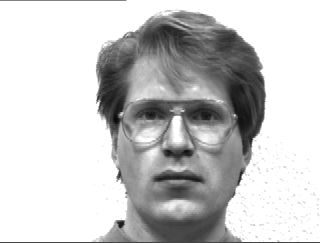
#> input picture Machine-Learning/face-recognition/data/yalefaces/subject01.glasses.gif, 320 x 243 px
$ jupyter execute --allow-errors Face_Recognition.ipynb
#> lines starting #> are read from the running program, lines starting #| are printed output that depends on the picture
#### Importing required libraries

[cell 1]
from PIL import Image
import numpy as np
from skimage.transform import resize
import scipy.sparse.linalg as ll
import matplotlib.pyplot as plt
from sklearn.decomposition import PCA
import math

#### Reading the input images and vectoring them

[cell 2]
def read_img(path):
    """
    Function to Read image and store it as an array, given the image path. Returns the 2 dimensional image array.
    """
#> called with path = 'data/yalefaces/subject01.glasses.gif'
    img = Image.open(path)
#> img is the input picture: PIL image 320x243 L; min 8, max 255, mean 200.7
    img_arr = np.array(img, dtype='float')
    img.close()
    return img_arr

[cell 3]
def img_transform(img_type):
    '''
    This function reads the original images, downsamples them by a factor of 4,vectorizes the downsampled image arrays and returns the img_type requested
    img_type : Can take values Original,Downsampled,Vectorized
    '''

    #Reading the input image
    DATA_PATH = 'data/yalefaces'
    FILE_NAMES = ['subject01.glasses.gif','subject01.happy.gif','subject01.leftlight.gif','subject01.noglasses.gif','subject01.normal.gif','subject01.rightlight.gif','subject01.sad.gif','subject01.sleepy.gif','subject01.surprised.gif','subject01.wink.gif','subject02.glasses.gif','subject02.happy.gif','subject02.leftlight.gif','subject02.noglasses.gif','subject02.normal.gif','subject02.rightlight.gif','subject02.sad.gif','subject02.sleepy.gif','subject02.wink.gif','subject01-test.gif','subject02-test.gif']

    result = {}

    for img in FILE_NAMES:
        orig_img_arr = read_img(f"{DATA_PATH}/{img}")

        # Downsampling the image array by a factor of 4
        dwnsmp_img_arr = resize(orig_img_arr,(orig_img_arr.shape[0] // 4, orig_img_arr.shape[1] // 4),anti_aliasing=True)
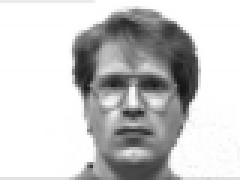
#> dwnsmp_img_arr: shape (60, 80) float64 (shown 3 times larger); min 21.91, max 255, mean 201

        # Vectorizing the image
        size = dwnsmp_img_arr.shape[0] * dwnsmp_img_arr.shape[1]
#> size = 4800
        vector_img_arr = dwnsmp_img_arr.reshape(size).reshape(-1,1)
#> vector_img_arr = 4800 values, max 255 at index 33, min 21.91 at index 2380, mean 201

        if img_type == 'Original':
            result[img] = orig_img_arr
        elif img_type == 'Downsampled':
            result[img] = dwnsmp_img_arr
        elif img_type == 'Vectorized':
            result[img] = vector_img_arr
#> pass 2 of the loop in img_transform, `for img in FILE_NAMES:`:
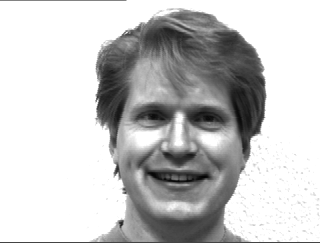
#> input picture Machine-Learning/face-recognition/data/yalefaces/subject01.happy.gif, 320 x 243 px
#> in read_img, img is the input picture: PIL image 320x243 L; min 3, max 255, mean 198.5
#> in img_transform, `dwnsmp_img_arr = resize(orig_img_arr,(orig_img_arr.shape[0] // 4, orig..`:
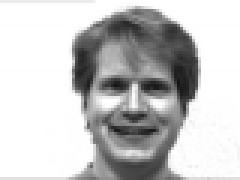
#> dwnsmp_img_arr: shape (60, 80) float64 (shown 3 times larger); min 20, max 255, mean 198.7
#> vector_img_arr = 4800 values, max 255 at index 33, min 20 at index 2278, mean 198.7
#> pass 3 of the loop in img_transform, `for img in FILE_NAMES:`:
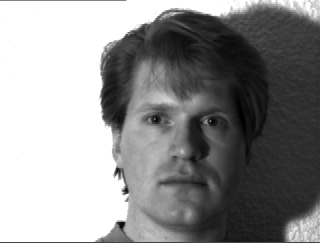
#> input picture Machine-Learning/face-recognition/data/yalefaces/subject01.leftlight.gif, 320 x 243 px
#> in read_img, img is the input picture: PIL image 320x243 L; min 0, max 255, mean 143.1
#> in img_transform, `dwnsmp_img_arr = resize(orig_img_arr,(orig_img_arr.shape[0] // 4, orig..`:
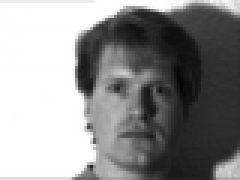
#> dwnsmp_img_arr: shape (60, 80) float64 (shown 3 times larger); min 3.19, max 255, mean 143.3
#> vector_img_arr = 4800 values, max 255 at index 33, min 3.19 at index 2300, mean 143.3
#> the loop made 6 passes; the first 3 are shown
    return result

### Analysis of Images

Below steps were followed to solve this problem. First, all the given images were analyzed. There are 10 images of the first person (Subject 1) shot at different lighting and with different face expressions. There are 9 images of the second person (Subject 2) captured the same way as Subject 1. In addition, there are 2 test images, one for each person which will be used to perform face recognition.

•	After importing all the images, as mentioned, the images are down-sampled by a factor of 4.
•	After down-sampling, the images are vectorized (all pixels are represented by a column vector).

#> (a cell that did not finish here is left out)

#### Analysis of Subject 1

[cell 5]
FILE_NAMES = ['subject01.glasses.gif','subject01.happy.gif','subject01.leftlight.gif','subject01.noglasses.gif','subject01.normal.gif','subject01.rightlight.gif','subject01.sad.gif','subject01.sleepy.gif','subject01.surprised.gif','subject01.wink.gif','subject02.glasses.gif','subject02.happy.gif','subject02.leftlight.gif','subject02.noglasses.gif','subject02.normal.gif','subject02.rightlight.gif','subject02.sad.gif','subject02.sleepy.gif','subject02.wink.gif','subject01-test.gif','subject02-test.gif']
#> FILE_NAMES = 21 items, first 6: 'subject01.glasses.gif', 'subject01.happy.gif', 'subject01.leftlight.gif', 'subject01.noglasses.gif', 'subject01.normal.gif', 'subject01.rightlight.gif'
## Original Images of Subject 1
fig = plt.figure(figsize=(10, 4))
columns = 5
rows = 2

#> (the rest of this cell did not finish here and is left out)
